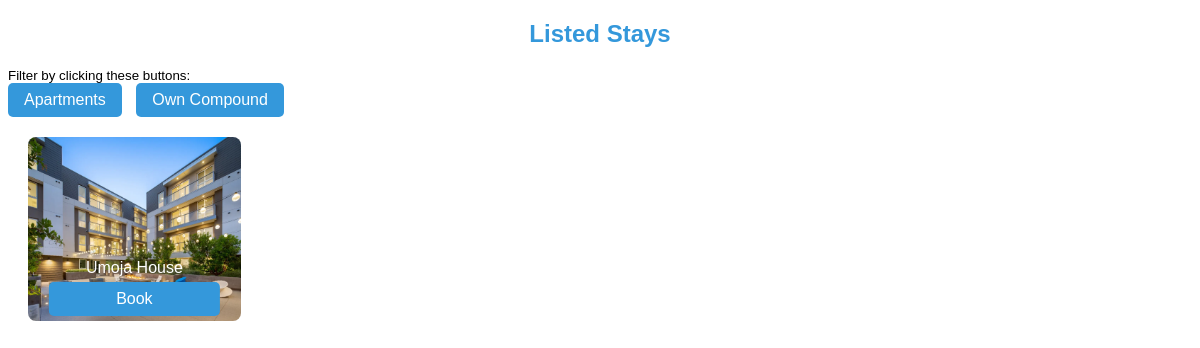
Before: /properties with the older database file.
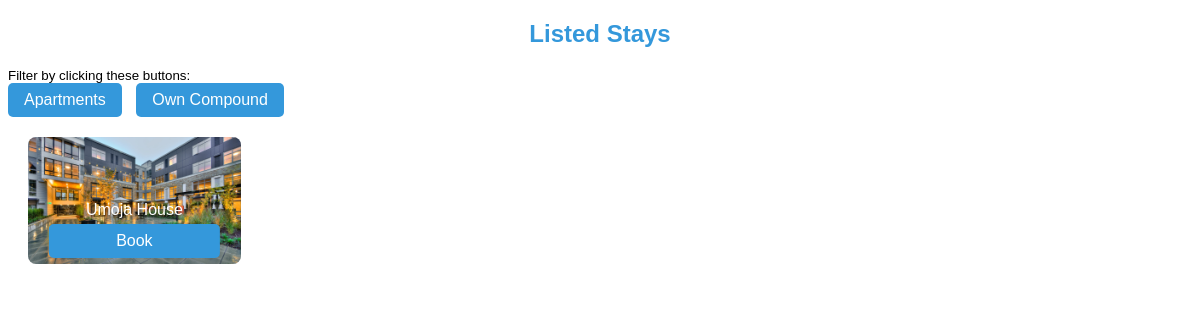
After: the same page with the newer database file.
### tables this page shows
CREATE TABLE properties (
                id INTEGER PRIMARY KEY AUTOINCREMENT,
                name TEXT NOT NULL,
                image BLOB NOT NULL,
                description TEXT NOT NULL,
                thumbnail BLOB NOT NULL,
                interiorimg1 BLOB NOT NULL,
                interiorimg2 BLOB NOT NULL,
                interiorimg3 BLOB NOT NULL,
                interiorimg4 BLOB NOT NULL,
                Price INTEGER NOT NULL,
                Amenities TEXT NOT NULL,
                admin_id INTEGER NOT NULL,
                property_type TEXT NOT NULL,
                FOREIGN KEY (admin_id) REFERENCES admins (id)
            );

### app.py (the view)
@app.route('/properties')
def properties():
    try:
        with sqlite3.connect('users.db') as connection:
            cursor = connection.cursor()
            cursor.execute("SELECT name, thumbnail FROM properties")
            properties_data = cursor.fetchall()
        return render_template('properties.html', properties_data=properties_data)
    except Exception as e:
        print(f"Error fetching properties: {e}")
        properties_data = []
        return render_template('properties.html', properties_data=properties_data, error=str(e))

### templates/properties.html (shortened to what this page needs)
<!DOCTYPE html>
<html lang="en">
<head>
</head>
<body>
    <h2>Listed Stays</h2>
    <p>Filter by clicking these buttons:</p>
    <div class="type-buttons">
        <a href="/type/Apartment" class="type-button">Apartments</a>
        <a href="/type/Own Compound" class="type-button">Own Compound</a>
    </div>
    <div class="image-grid">
        {% for property_data in properties_data %}
            <div class="image-item">
                <img src="/{{ property_data[1] }}" alt="{{ property_data[0] }}">
                <div class="image-caption-container">
                    <div class="image-caption">{{ property_data[0] }}</div>
                    <div><a href="/booking/" class="book-button">Book</a></div>
                </div>
            </div>
        {% endfor %}
    </div>
</body>
</html>

Changed rows visible on the page:
changed properties "Umoja House": thumbnail: a different picture
